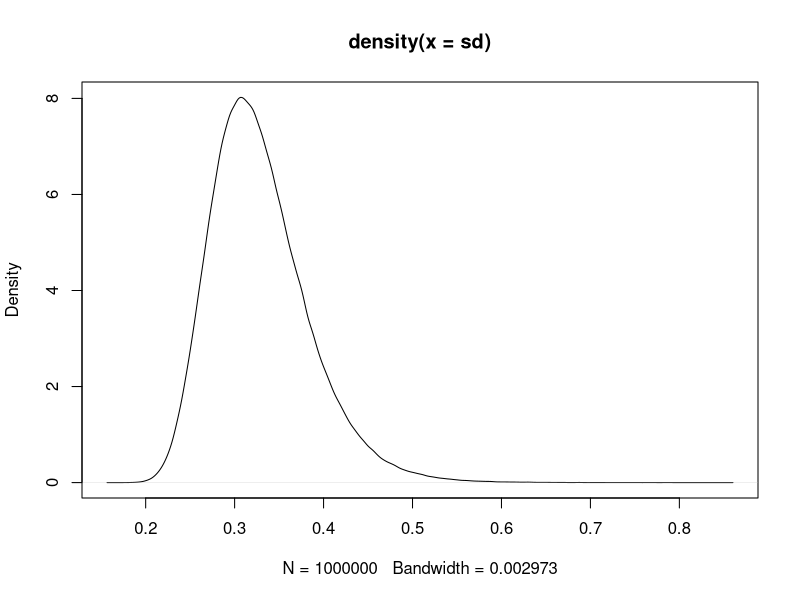
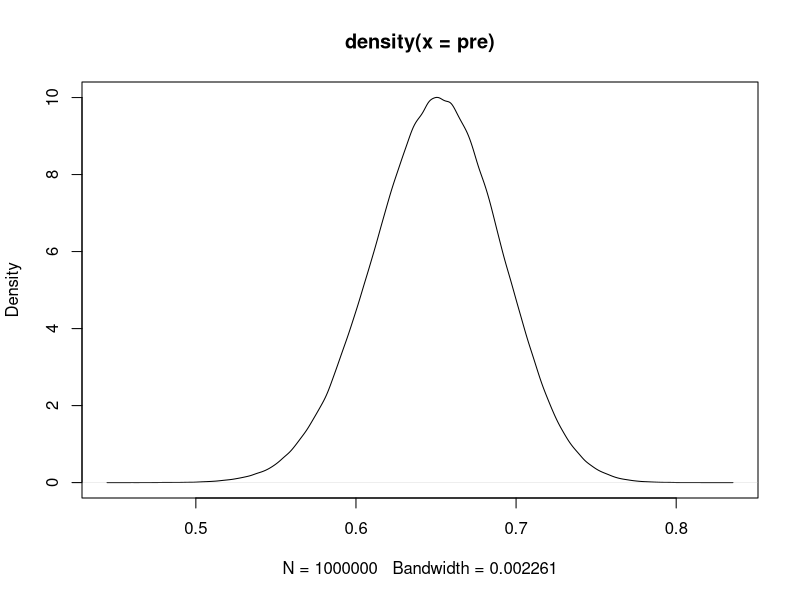
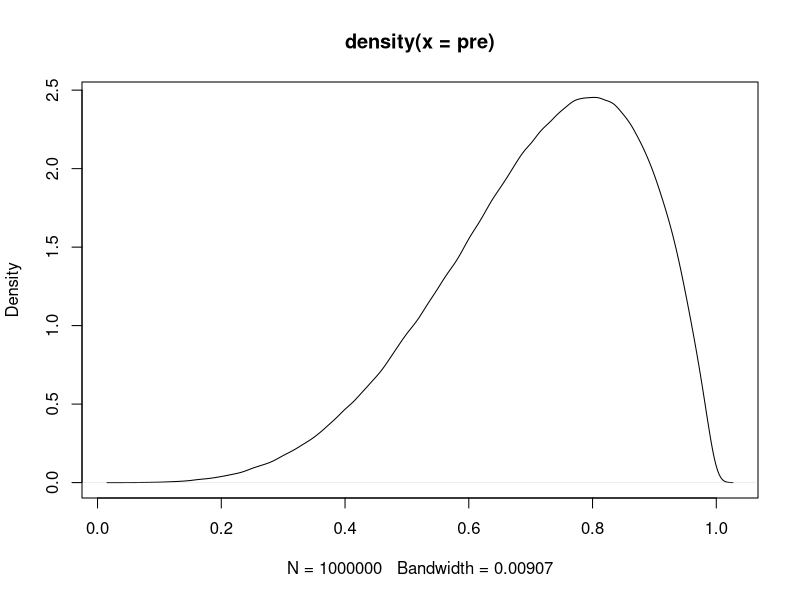
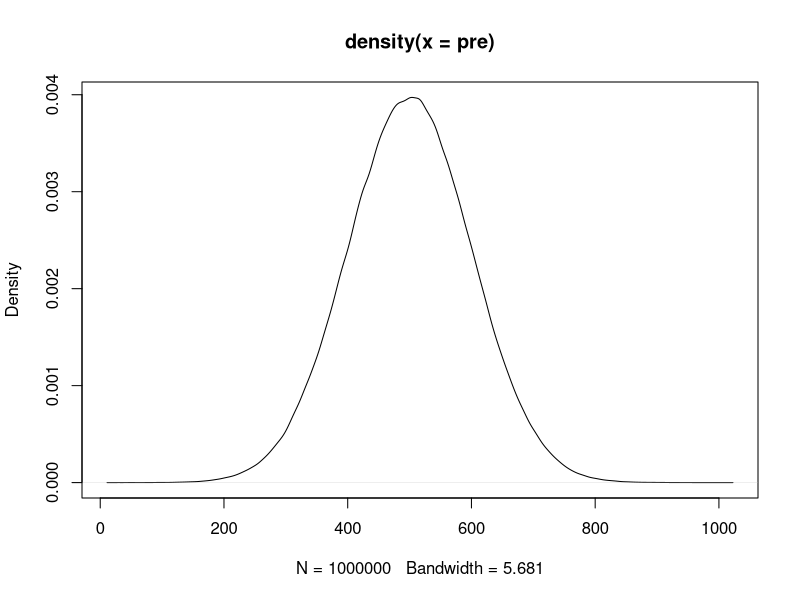

The R source for these figures, in order:
## For gamma distribution
# plot function - precision instead of sd
pg = function(shp, rt){
  pre = rgamma(1e6, shp, rt)
  sd = sqrt(1/pre)
  plot(density(sd))
}
pg(10, 1)

## For beta distribution
pb = function(shp, rt){
  pre = rbeta(1e6, shp, rt)
  plot(density(pre))
}
pb(0.65 * 50 / 0.35, 50) 
pb(5, 2)
## For normal distribution
pn = function(mean, sd){
  pre = rnorm(1e6, mean, sd)
  plot(density(pre))
}
pn(500, 100)
